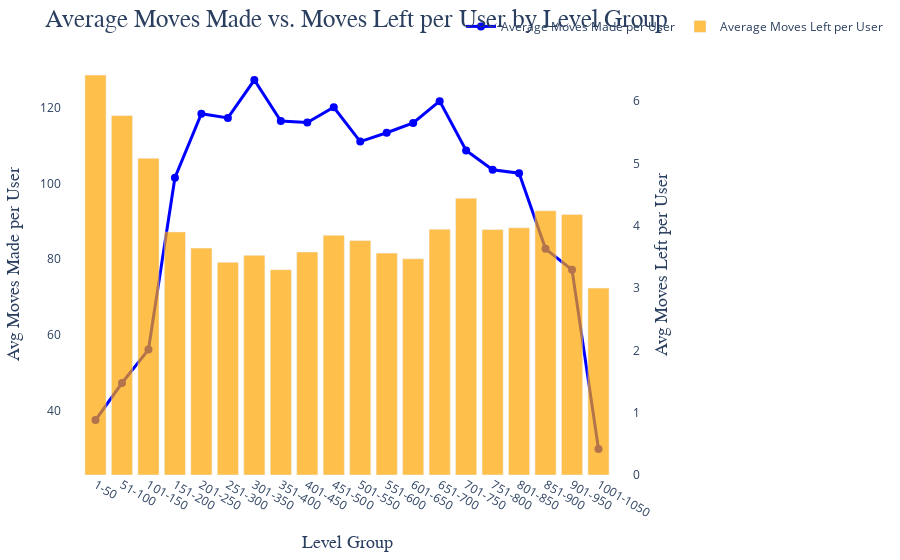

The code cell stored with this chart in its notebook:
### Markdown cell above
#### Seviyelere gore ortalama moves made ve moves left

### Code cell
trace1 = go.Scatter(
    x=df_level_status['level_group'],
    y=df_level_status['avg_movesmade_per_user'],
    mode='lines+markers',
    name='Moves Made',
    line=dict(color='blue', width=3),
    marker=dict(size=8, symbol='circle', color='blue'),
    yaxis='y1'
)


trace2 = go.Bar(
    x=df_level_status['level_group'],
    y=df_level_status['avg_movesleft_per_user'],
    name='Moves Left',
    marker=dict(color='orange'),
    yaxis='y2',
    opacity=0.7
)


layout = go.Layout(
    title='Average Moves Made vs. Moves Left per User by Level Group',
    title_font=dict(size=25, family="Arial, sans-serif"),
    xaxis=dict(
        title='Level Group',
        title_font=dict(size=18, family="Arial, sans-serif"),
        showgrid=False
    ),
    yaxis=dict(
        title='Avg Moves Made per User',
        title_font=dict(size=18, family="Arial, sans-serif"),
        showgrid=False
    ),
    yaxis2=dict(
        title='Avg Moves Left per User',
        title_font=dict(size=18, family="Arial, sans-serif"),
        overlaying='y',
        side='right',
        showgrid=False
    ),
    paper_bgcolor='white',
    plot_bgcolor='white',
    showlegend=True,
    legend=dict(x=0.7, y=1.1, orientation="h"),
    margin=dict(l=50, r=50, t=50, b=50)
)


fig = go.Figure(data=[trace1, trace2], layout=layout)


fig.show()

### Figure 1 — Plotly figure (JSON) as saved in the notebook; plotly's stock layout.template omitted (floating-point values rounded to 4 significant figures)
{"data": [{"line": {"color": "blue", "width": 3}, "marker": {"color": "blue", "size": 8, "symbol": "circle"}, "mode": "lines+markers", "name": "Average Moves Made per User", "type": "scatter", "x": ["1-50", "51-100", "101-150", "151-200", "201-250", "251-300", "301-350", "351-400", "401-450", "451-500", "501-550", "551-600", "601-650", "651-700", "701-750", "751-800", "801-850", "851-900", "901-950", "1001-1050"], "y": [37.61, 47.38, 56.2, 101.5, 118.4, 117.3, 127.2, 116.4, 116.0, 120.1, 111.0, 113.4, 115.9, 121.7, 108.7, 103.6, 102.7, 82.74, 77.21, 30], "yaxis": "y"}, {"marker": {"color": "orange"}, "name": "Average Moves Left per User", "opacity": 0.7, "type": "bar", "x": ["1-50", "51-100", "101-150", "151-200", "201-250", "251-300", "301-350", "351-400", "401-450", "451-500", "501-550", "551-600", "601-650", "651-700", "701-750", "751-800", "801-850", "851-900", "901-950", "1001-1050"], "y": [6.418, 5.768, 5.082, 3.901, 3.641, 3.413, 3.525, 3.295, 3.578, 3.846, 3.762, 3.561, 3.469, 3.945, 4.44, 3.938, 3.967, 4.241, 4.182, 3], "yaxis": "y2"}], "layout": {"legend": {"orientation": "h", "x": 0.7, "y": 1.1}, "margin": {"b": 50, "l": 50, "r": 50, "t": 50}, "paper_bgcolor": "white", "plot_bgcolor": "white", "showlegend": true, "title": {"font": {"family": "Arial, sans-serif", "size": 25}, "text": "Average Moves Made vs. Moves Left per User by Level Group"}, "xaxis": {"showgrid": false, "title": {"font": {"family": "Arial, sans-serif", "size": 18}, "text": "Level Group"}}, "yaxis": {"showgrid": false, "title": {"font": {"family": "Arial, sans-serif", "size": 18}, "text": "Avg Moves Made per User"}}, "yaxis2": {"overlaying": "y", "showgrid": false, "side": "right", "title": {"font": {"family": "Arial, sans-serif", "size": 18}, "text": "Avg Moves Left per User"}}}}
